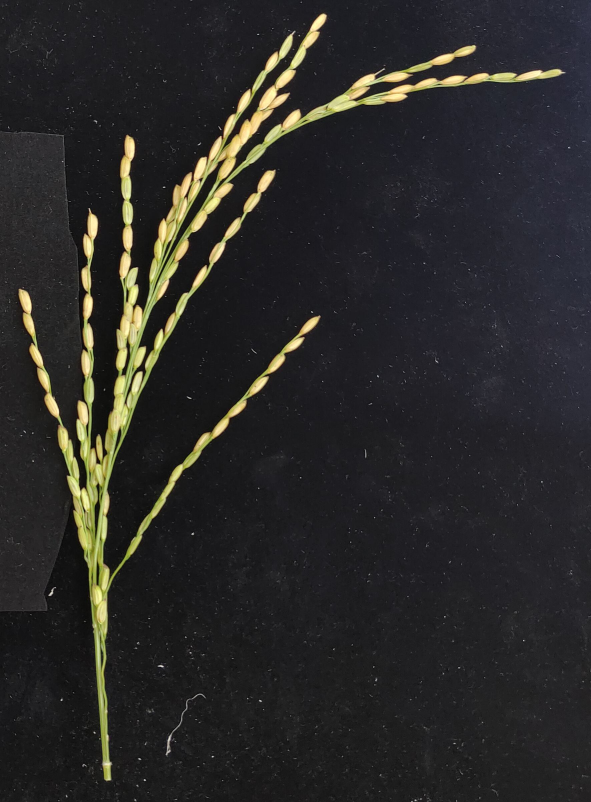
#> input picture modules/001_rice_panicle/assets/1269.jpg, 1773 x 2406 px, found by its file name (shown at 1/3 size)
$ jupyter execute --allow-errors main.ipynb   (shell and % lines are left out)
#> lines starting #> are read from the running program, lines starting #| are printed output that depends on the picture; after the words box and inside, x2 and y2 are one past the last pixel; in counts of white or black regions, pixels touching at a corner belong together
<a target="_blank" href="https://colab.research.google.com/github/totti0223/phenogarden/blob/main/modules/001_rice_panicle/main.ipynb">

</a>

# Env. Setup

# Grain Detection

[cell 1]
# check if onnxruntime can use gpu
import subprocess
import onnxruntime as ort

# 利用可能なプロバイダーを取得
#> (the rest of this cell did not finish here and is left out)

[cell 2]
import os
import cv2
import copy
import matplotlib.pyplot as plt
import numpy as np
import supervision as sv

[cell 3]
# code based on https://github.com/SUNJHZAU/EOPT
class YOLOv8:
    """
    YOLOv8による物体検出を行うクラス。
    推論と後処理を担当する。
    """

    # [119 lines left out: functions __init__, preprocess, postprocess, __call__, not called in this run]

#> (a cell that did not finish here is left out)

[cell 5]
path = "/content/EOPT/show/cut/1269.jpg"
#> (the rest of this cell did not finish here and is left out)

[cell 6]
# [11 lines left out: function from_yolov8, not called in this run]
sv.Detections.from_yolov8 = classmethod(from_yolov8)

[cell 7]
image = cv2.imread(path)
#> image is the input picture: shape (2406, 1773, 3); mean B, G, R 40.5, 42.2, 43
plt.imshow(image[...,::-1])

#> (a cell that did not finish here is left out)

#> (a cell that did not finish here is left out)

# Grain Length Width

depends on Grain Detection result variable "detections"

[cell 10]
import cv2
import numpy as np
import pandas as pd

[cell 11]
import cv2
import numpy as np
import pandas as pd

# [86 lines left out: function analyze_kernels, not called in this run]

[cell 12]
image = cv2.imread("/content/EOPT/show/cut/1269.jpg")
uncut = cv2.imread("/content/EOPT/show/raw/1269.jpg")

#> (the rest of this cell did not finish here and is left out)

#> (a cell that did not finish here is left out)

[cell 14]
# prompt: use plotly to visualize Length (mm)	Width (mm) 	Aspect Ratio of df with histogram

import pandas as pd
import plotly.express as px

#> (the rest of this cell did not finish here and is left out)

#> (a cell that did not finish here is left out)

[cell 16]
plt.axis("off")
#> (the rest of this cell did not finish here and is left out)

# Panicle Length

[cell 17]
import cv2
import heapq
import numpy as np
import pandas as pd
from skimage.morphology import skeletonize

[cell 18]
import cv2
import heapq
import numpy as np
import pandas as pd
from skimage.morphology import skeletonize

def analyze_panicle_length(image, uncut_image, real_radius_mm=25):
    """
    骨格抽出とA*探索を用いて穂長を計測する独立関数である。
    入力画像（image）と基準オブジェクトを含む画像（uncut_image）から、
    端点集合の中で一番下の点を start とし、start より上にある端点の中から
    A*経路長が最大のものを end として経路を探索する。
    また、基準オブジェクトからピクセル→mm変換比率を算出する。

    :param image: 穂画像。前処理済みのOpenCV画像（BGR形式）。
    :param uncut_image: 基準オブジェクト（赤色円）を含むOpenCV画像（BGR形式）。
    :param real_radius_mm: 基準となる赤色実心円の実際の半径（単位：mm）。初期値は25。
    :return: (annotated_image, df)
             annotated_image: 穂の主経路が描画された画像。
             df: 穂長および変換比率を含む DataFrame。
    """
#> called with real_radius_mm = 25
    # 赤色基準オブジェクトの検出（RGB変換してマスク作成）
    image_rgb = cv2.cvtColor(uncut_image, cv2.COLOR_BGR2RGB)
    lower_red, upper_red = np.array([105, 0, 15]), np.array([255, 100, 255])
    mask_red = cv2.inRange(image_rgb, lower_red, upper_red)
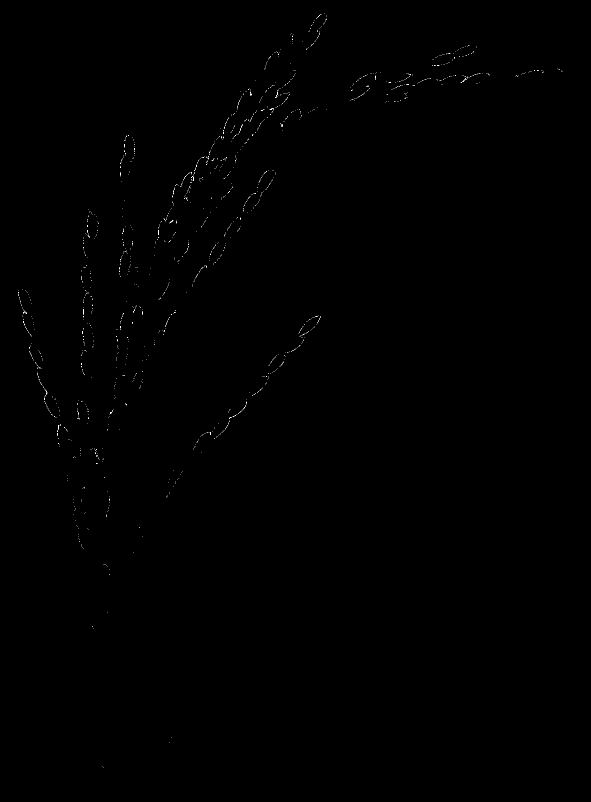
#> mask_red: shape (2406, 1773) (shown at 1/3 size); 0.07% white in thin lines or dots, all inside (x1, y1, x2, y2) = (55, 40, 1689, 2304)
    kernel = np.ones((7, 7), np.uint8)
    mask_red = cv2.morphologyEx(mask_red, cv2.MORPH_CLOSE, kernel)
    contours, _ = cv2.findContours(mask_red, cv2.RETR_EXTERNAL, cv2.CHAIN_APPROX_SIMPLE)
#> contours = 1456 contours, 1442 with area under 20; largest, box (x1, y1, x2, y2) and area: (566, 516, 584, 548) 134, (284, 1347, 294, 1370) 82, (1382, 228, 1409, 249) 78, (553, 586, 564, 601) 40, (808, 324, 822, 337) 34
    pixels_per_mm = None
    if contours:
        max_contour = max(contours, key=cv2.contourArea)
#> max_contour = contour of 38 points, box (x1, y1, x2, y2) (566, 516, 584, 548), area 134
        (_, _), radius = cv2.minEnclosingCircle(max_contour)
#> radius = 16.02
        pixels_per_mm = real_radius_mm / radius  # ピクセル→mm変換比率を算出
#> pixels_per_mm = 1.56

    # 穂領域の前処理（HSV変換→Sチャンネル抽出→大津の二値化）
    hsv = cv2.cvtColor(image, cv2.COLOR_BGR2HSV)
#> hsv: shape (2406, 1773, 3); mean H, S, V 87.4, 32.4, 46.3
    _, _, s_channel = cv2.split(hsv)
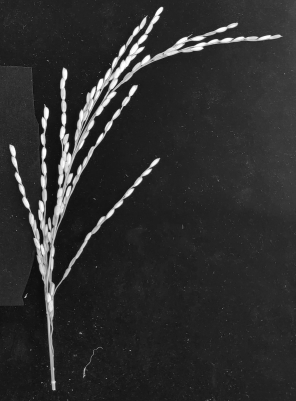
#> s_channel: shape (2406, 1773) (shown at 1/6 size); min 0, max 255, mean 46.3
    _, thresh = cv2.threshold(s_channel, 0, 255, cv2.THRESH_BINARY + cv2.THRESH_OTSU)
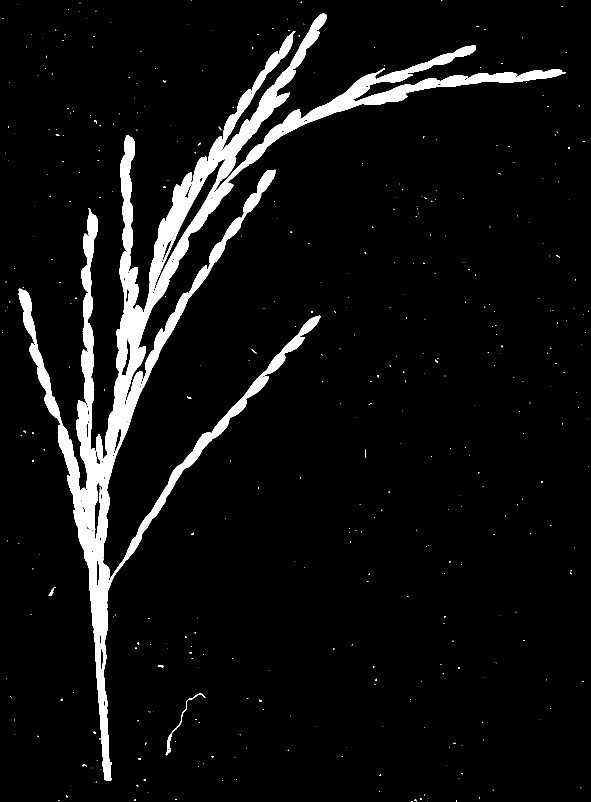
#> thresh: shape (2406, 1773) (shown at 1/3 size); 6.3% white; 414 white regions (386 under 20 px)

    # 小領域の除去（面積が一定未満の領域を削除）
    area_threshold = 37000
    cnts, _ = cv2.findContours(thresh, cv2.RETR_EXTERNAL, cv2.CHAIN_APPROX_SIMPLE)
#> cnts = 414 contours, 401 with area under 20; largest, box (x1, y1, x2, y2) and area: (56, 40, 1697, 2342) 273593, (497, 2081, 616, 2266) 600, (146, 1761, 168, 1788) 130, (473, 1995, 492, 2002) 58, (561, 1189, 574, 1197) 32
    for cnt in cnts:
        if cv2.contourArea(cnt) < area_threshold:
            cv2.drawContours(thresh, [cnt], -1, 0, -1)
#> this loop made 414 passes
#> cnt on passes 1, 2, 5: [[1282, 2405]], [[1250, 2405], [1251, 2405]], [[175, 2401], [176, 2402], [177, 2402], [177, 2401]]
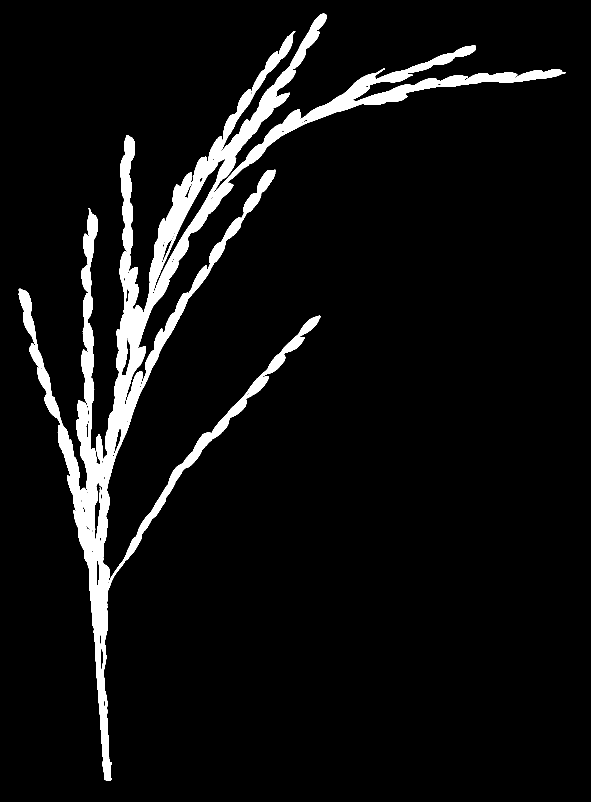
#> thresh: shape (2406, 1773) (shown at 1/3 size); 6.3% white; 1 white region

    # 小さな穴の充填（穴の面積が閾値未満なら塗りつぶす）
    hole_area_threshold = 1000
    cnts, hierarchy = cv2.findContours(thresh, cv2.RETR_CCOMP, cv2.CHAIN_APPROX_SIMPLE)
#> cnts = 125 contours, 79 with area under 20; largest, box (x1, y1, x2, y2) and area: (56, 40, 1697, 2342) 273593, (455, 472, 681, 889) 8321, (282, 1446, 307, 1622) 1820, (363, 1010, 393, 1128) 1256, (334, 1280, 365, 1388) 796
    if hierarchy is not None:
        for i in range(len(cnts)):
            if hierarchy[0][i][3] != -1 and cv2.contourArea(cnts[i]) < hole_area_threshold:
                cv2.drawContours(thresh, [cnts[i]], 0, 255, -1)
#> this loop made 125 passes
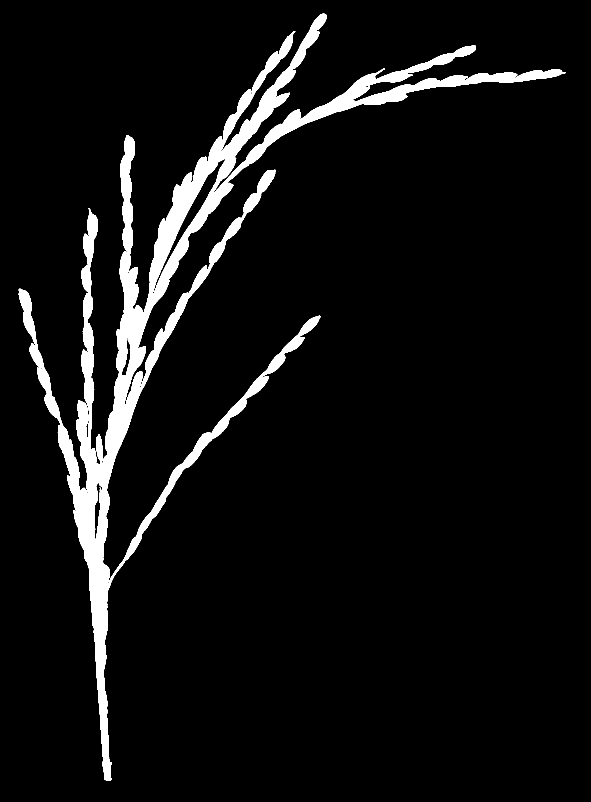
#> thresh: shape (2406, 1773) (shown at 1/3 size); 6.4% white; 1 white region, box (x1, y1, x2, y2) and area: (56, 40, 1697, 2342) 271671

    # 骨格抽出
    skeleton = skeletonize(thresh)
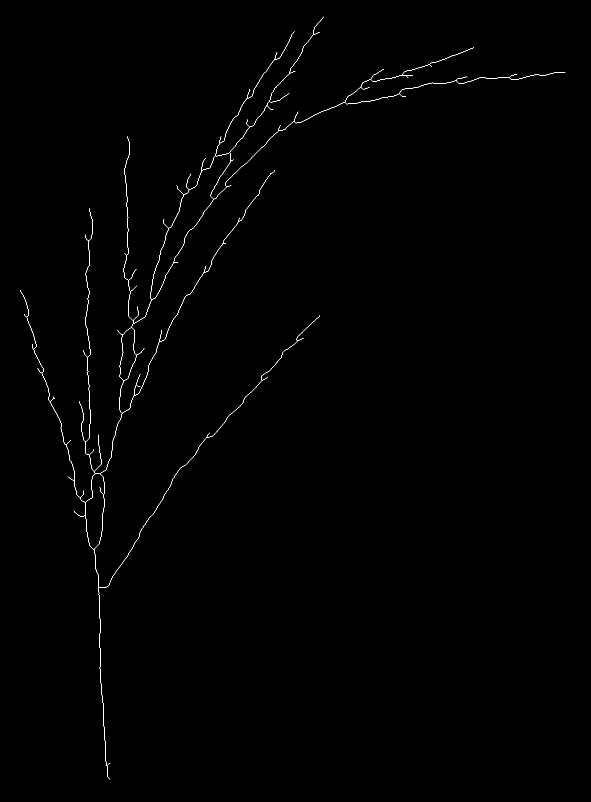
#> skeleton: shape (2406, 1773) bool (shown at 1/3 size); 0.24% white in thin lines or dots, all inside (x1, y1, x2, y2) = (60, 50, 1696, 2338)
    skeleton = (skeleton.astype(np.uint8)) * 255

    # 骨格上の全点抽出
    points = list(zip(*np.where(skeleton == 255)))
#> points = 10318 pairs, first value 50 to 2337, second value 60 to 1695
    if not points:
        print("no skeleton detected")
        return image, pd.DataFrame()

    # 端点抽出：中心以外の非ゼロ画素が1個だけなら端点とする
    end_points = []
    for pt in points:
        y, x = pt
        region = skeleton[max(0, y-1):y+2, max(0, x-1):x+2]
        neighbor_count = np.count_nonzero(region) - 1
        if neighbor_count == 1:
            end_points.append(pt)
#> this loop made 10318 passes
#> (y, x, region, neighbor_count) on passes 1 to 3: (50, 970, [[0, 0, 0], [0, 255, 0], [255, 0, 0]], 1), (51, 969, [[0, 0, 255], [0, 255, 0], [0, 255, 0]], 2), (52, 969, [[0, 255, 0], [0, 255, 0], [255, 0, 0]], 2)
#> after the loop, end_points = 67 pairs, first value 50 to 2337, second value 60 to 1695
    if not end_points:
        print("no end points")
        return image, pd.DataFrame()

    # 一番下の端点を start とする
    start_point = max(end_points, key=lambda p: p[0])
#> start_point = (2337, 330)
    # start より上にある端点を候補とする（ただし start 自体は除く）
    candidate_end_points = [pt for pt in end_points if pt != start_point and pt[0] < start_point[0]]
#> candidate_end_points = 66 pairs, first value 50 to 2289, second value 60 to 1695
    if not candidate_end_points:
        # 候補がなければ start 以外の端点全てを対象とする
        candidate_end_points = [pt for pt in end_points if pt != start_point]

    # set に変換して A* の探索を高速化
    skeleton_points = set(points)
#> skeleton_points = 10318 items
    def astar(start, goal):
        frontier = [(0, start)]
        came_from = {}
        cost_so_far = {start: 0}
        while frontier:
            _, current = heapq.heappop(frontier)
            if current == goal:
                break
            for dy in [-1, 0, 1]:
                for dx in [-1, 0, 1]:
                    if dy == 0 and dx == 0:
                        continue
                    neighbor = (current[0] + dy, current[1] + dx)
                    if neighbor not in skeleton_points:
                        continue
                    new_cost = cost_so_far[current] + 1
                    if neighbor not in cost_so_far or new_cost < cost_so_far[neighbor]:
                        cost_so_far[neighbor] = new_cost
                        priority = new_cost + abs(neighbor[0] - goal[0]) + abs(neighbor[1] - goal[1])
                        heapq.heappush(frontier, (priority, neighbor))
                        came_from[neighbor] = current
        path = []
        current = goal
        while current != start:
            path.append(current)
            if current not in came_from:
                return None
            current = came_from[current]
        path.append(start)
        return path[::-1]

    best_path = None
    max_length = 0
    best_candidate = None
    # 各候補について A* 経路を計算し、最も長い経路を end として採用する
    for candidate in candidate_end_points:
        path = astar(start_point, candidate)
        if path and len(path) > max_length:
            max_length = len(path)
            best_path = path
            best_candidate = candidate
#> this loop made 66 passes
#> (max_length, best_candidate) on passes 1, 2, 4, 9: (2341, (50, 970)), (2359, (94, 883)), (2605, (141, 1421)), (2864, (218, 1695))
#> after the loop, best_path = 2864 pairs, first value 216 to 2337, second value 282 to 1695; max_length = 2864

    if best_path is None:
        return image, pd.DataFrame()

    # 経路長を実寸に換算
    real_length = max_length * pixels_per_mm
#> real_length = 4470.4

    # 経路描画：緑色の小円で経路を表示
    annotated_image = image.copy()
    for pt in best_path:
        cv2.circle(annotated_image, (pt[1], pt[0]), 3, (0, 255, 0), -1)
#> this loop made 2864 passes
#> pt on passes 1 to 3: (2337, 330), (2337, 329), (2336, 328)

    # 結果をDataFrameにまとめる
    df = pd.DataFrame([[real_length, pixels_per_mm]], columns=['Panicle Length (mm)', 'Pixels/mm'])
#> df = table of 1 rows and 2 columns

    return annotated_image, df

[cell 19]
image = cv2.imread("/content/EOPT/show/cut/1269.jpg")
uncut = cv2.imread("/content/EOPT/show/raw/1269.jpg")

annotated_image,df = analyze_panicle_length(image, uncut)
#> df = table of 1 rows and 2 columns

[cell 20]
plt.axis("off")
plt.imshow(annotated_image[...,::-1])
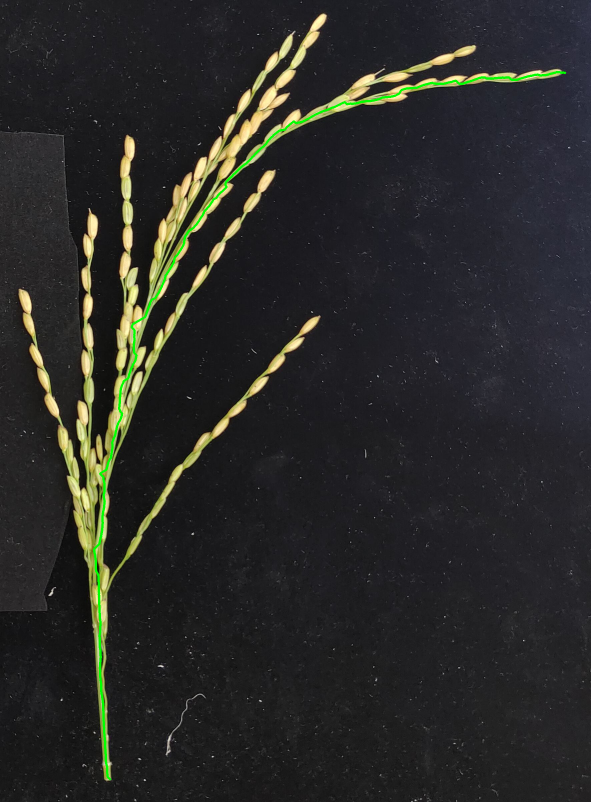
#> shown: shape (2406, 1773, 3) (shown at 1/3 size); mean R, G, B 42.1, 42.5, 39.9

$ run again, with modules/001_rice_panicle/assets/thumbnail_grain_lw.jpg copied over modules/001_rice_panicle/assets/1269.jpg
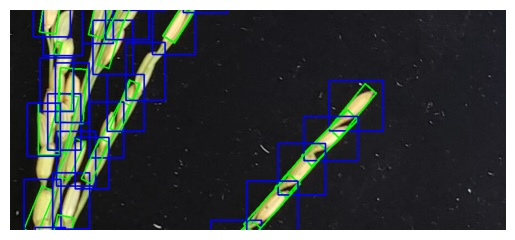
#> input picture modules/001_rice_panicle/assets/thumbnail_grain_lw.jpg, 515 x 240 px, found by its file name
#> image is the input picture: shape (240, 515, 3); mean B, G, R 72.5, 71.4, 66.2
#> contours = 32 contours, 31 with area under 20; largest, box (x1, y1, x2, y2) and area: (43, 93, 49, 122) 52
#> max_contour = contour of 16 points, box (x1, y1, x2, y2) (43, 93, 49, 122), area 52
#> radius = 14.04
#> pixels_per_mm = 1.78
#> hsv: shape (240, 515, 3); mean H, S, V 92.1, 58.9, 82.8
#> in analyze_panicle_length, `cnts, _ = cv2.findContours(thresh, cv2.RETR_EXTERNAL, cv2.CHAIN_APPROX..`: cnts = [[[0, 0], [0, 239], [514, 239], [514, 0]]]
#> the loop in analyze_panicle_length, `for cnt in cnts:` made 1 pass
#> cnt on pass 1: [[0, 0], [0, 239], [514, 239], [514, 0]]
#> in analyze_panicle_length, `cnts, hierarchy = cv2.findContours(thresh, cv2.RETR_CCOMP, cv2.CHAIN_A..`: cnts = 181 contours, 111 with area under 20; largest, box (x1, y1, x2, y2) and area: (0, 0, 515, 240) 122846, (88, 9, 507, 231) 75380, (9, 9, 63, 231) 7006, (329, 81, 383, 131) 2262, (75, 74, 109, 188) 1324
#> after the loop in analyze_panicle_length, `for i in range(len(cnts)):`:
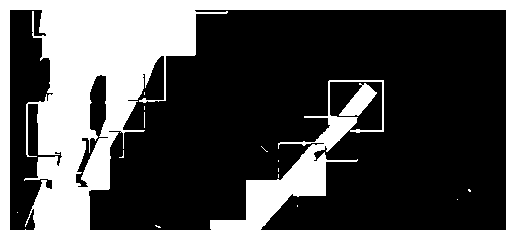
#> thresh: shape (240, 515); 32.5% white; 15 white regions (13 under 20 px), largest, box (x1, y1, x2, y2) and area: (0, 0, 515, 240) 39483, (339, 83, 377, 116) 594
#> in analyze_panicle_length, `skeleton = skeletonize(thresh)`:
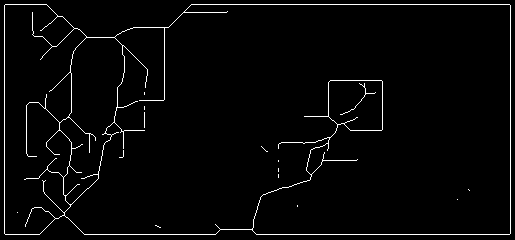
#> skeleton: shape (240, 515) bool; 2.6% white in thin lines or dots
#> points = 3197 pairs, first value 4 to 234, second value 4 to 510
#> the loop in analyze_panicle_length, `for pt in points:` made 3197 passes
#> (y, x, region, neighbor_count) on passes 1 to 3: (4, 5, [[0, 0, 0], [0, 255, 255], [255, 0, 0]], 2), (4, 6, [[0, 0, 0], [255, 255, 255], [0, 0, 0]], 2), (4, 7, [[0, 0, 0], [255, 255, 255], [0, 0, 0]], 2)
#> after the loop in analyze_panicle_length, `for pt in points:`: end_points = 60 pairs, first value 11 to 227, second value 24 to 469
#> start_point = (227, 160)
#> candidate_end_points = 59 pairs, first value 11 to 226, second value 24 to 469
#> skeleton_points = 3197 items
#> the loop in analyze_panicle_length, `for candidate in candidate_end_points:` made 59 passes
#> (max_length, best_candidate) on pass 58: (6, (225, 155))
#> after the loop in analyze_panicle_length, `for candidate in candidate_end_points:`: max_length = 6
#> real_length = 10.69
#> the loop in analyze_panicle_length, `for pt in best_path:` made 6 passes
#> pt on passes 1 to 6: (227, 160), (227, 159), (226, 158), (226, 157), (225, 156), (225, 155)
#> in analyze_panicle_length, `df = pd.DataFrame([[real_length, pixels_per_mm]], columns=['Panicle Le..`: df = table of 1 rows and 2 columns
